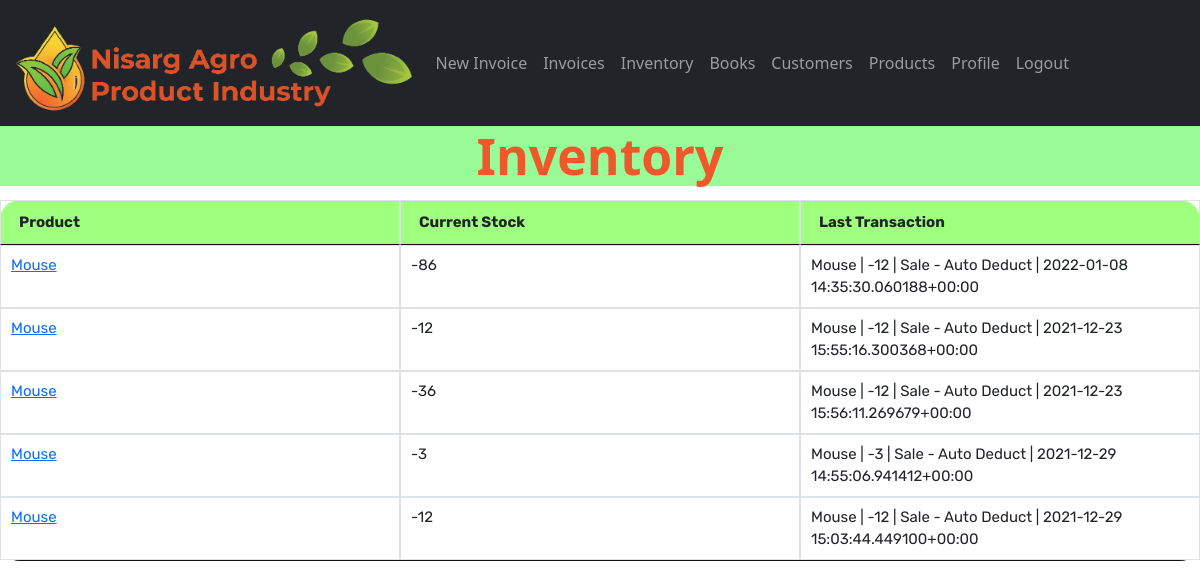
The page /inventory (signed in) on the database its author committed.
### gstbillingapp/models.py (models this page shows, shortened)
class Inventory(models.Model):
    user = models.ForeignKey(
        User, null=True, blank=True, on_delete=models.SET_NULL)
    product = models.ForeignKey(
        Product, null=True, blank=True, on_delete=models.SET_NULL)
    current_stock = models.IntegerField(default=0)
    alert_level = models.IntegerField(default=0)
    last_log = models.ForeignKey(
        InventoryLog, null=True, blank=True, default=None, on_delete=models.SET_NULL)

class Product(models.Model):
    user = models.ForeignKey(
        User, null=True, blank=True, on_delete=models.SET_NULL)
    product_name = models.CharField(max_length=200)
    product_hsn = models.CharField(max_length=50, null=True, blank=True)
    product_unit = models.CharField(max_length=50)
    product_gst_percentage = models.FloatField()
    product_rate_with_gst = models.FloatField()

class InventoryLog(models.Model):
    user = models.ForeignKey(
        User, null=True, blank=True, on_delete=models.SET_NULL)
    product = models.ForeignKey(
        Product, null=True, blank=True, on_delete=models.SET_NULL)
    date = models.DateTimeField(default=datetime.now, blank=True, null=True)
    last_modified = models.DateTimeField(auto_now=True)
    change = models.IntegerField(default=0)
    CHANGE_TYPES = [
        (0, 'Other'),
        (1, 'Purchase'),
        (2, 'Production'),
        (4, 'Sales'),
    ]
    change_type = models.IntegerField(choices=CHANGE_TYPES, default=0)
    associated_invoice = models.ForeignKey(
        Invoice, blank=True, null=True, default=None, on_delete=models.SET_NULL)
    description = models.TextField(max_length=600, blank=True, null=True)
    def __str__(self):
        return self.product.product_name + " | " + str(self.change) + " | " + self.description + " | " + str(self.date)

### gstbillingapp/views.py (the view)
# urls.py: path('inventory', views.inventory, name='inventory'),
@login_required
def inventory(request):
    context = {}
    context['inventory_list'] = Inventory.objects.filter(user=request.user)
    context['untracked_products'] = Product.objects.filter(user=request.user, inventory=None)
    return render(request, 'gstbillingapp/inventory.html', context)

### gstbillingapp/templates/gstbillingapp/inventory.html (shortened to what this page needs)
{% extends "gstbillingapp/base.html" %}
{% load static %}
{% block content %}
<div class="row">
	<div class="col">
		<h2 style="text-align: center; color: #ef582a; background-color: palegreen; font-size: 50px;">
			<strong>Inventory</strong>
		</h2>
	</div>
</div>
<table class="table table-hover table-invoice " style="background: #9fff7f; font-family: Rubik, sans-serif; font-size: 15px; border-radius: 20px;" id="inventory-table">
	<thead>
		<tr>
			<th>Product</th>
			<th>Current Stock</th>
			<th>Last Transaction</th>
		</tr>
	</thead>
	<tbody class="two-col-form">
		{% for inventory in inventory_list %}
		<tr onclick="window.location='{% url 'inventory_logs' inventory.id %}';">
			<td><a href="{% url 'inventory_logs' inventory.id %}">{{inventory.product.product_name}}</a></td>
			<td>{{inventory.current_stock}}</td>
			<td>{{inventory.last_log}}</td>
		</tr>
		{% endfor %}
	</tbody>
</table>
{% endblock %}

### static/gstbillingapp/main.css (style rules this page uses)
.two-col-form td, .two-col-form th { width: 25%; }
.table-invoice td, .table-invoice th { border: solid #dee2e6 1px; }
.table-invoice td, .table-invoice th { padding: .25rem; }

### rows shown on the page
Inventory: product.product_name "Mouse", current_stock "-86", last_log "Mouse | -12 | Sale - Auto Deduct | 2022-01-08 14:35:30.060188+00:00"
Inventory: product.product_name "Mouse", current_stock "-12", last_log "Mouse | -12 | Sale - Auto Deduct | 2021-12-23 15:55:16.300368+00:00"
Inventory: product.product_name "Mouse", current_stock "-36", last_log "Mouse | -12 | Sale - Auto Deduct | 2021-12-23 15:56:11.269679+00:00"
Inventory: product.product_name "Mouse", current_stock "-3", last_log "Mouse | -3 | Sale - Auto Deduct | 2021-12-29 14:55:06.941412+00:00"
Inventory: product.product_name "Mouse", current_stock "-12", last_log "Mouse | -12 | Sale - Auto Deduct | 2021-12-29 15:03:44.449100+00:00"
